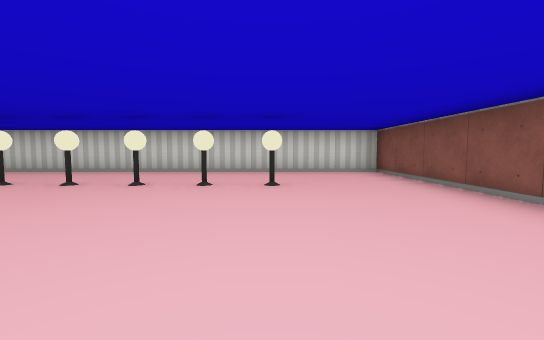
view 1 (above)

16 first-person views from a walk through a cub3D ray-caster map. The camera is about half as high as the walls, tilts 4° down and sees 90° across. The floor is counted in squares. Each view is taken from the middle of a square. On the plan, view 1 faces up. The plan holds only what a view shows up to about 9 squares ahead; the rest is blank.

view 2
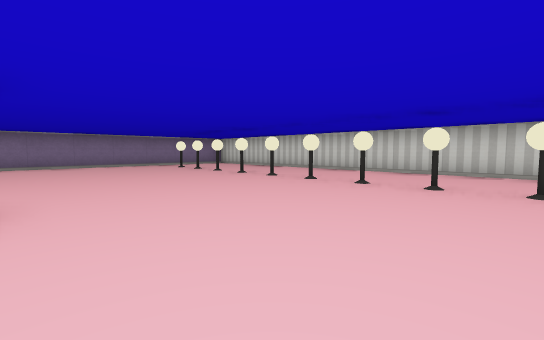

view 3
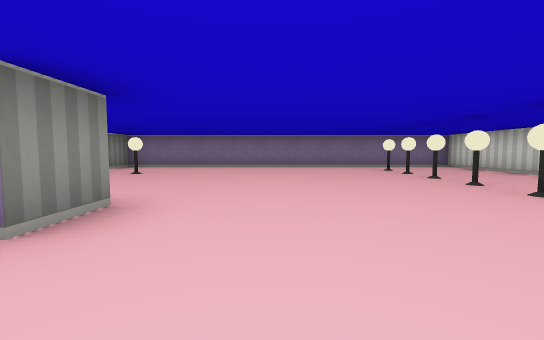

view 4
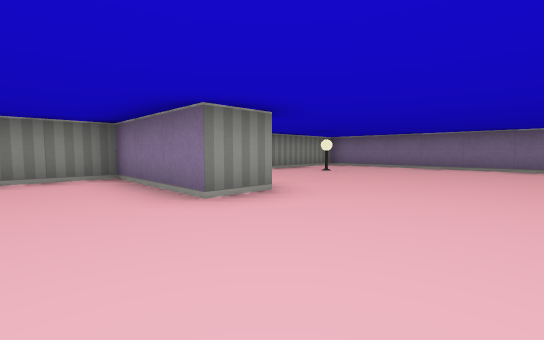

view 5
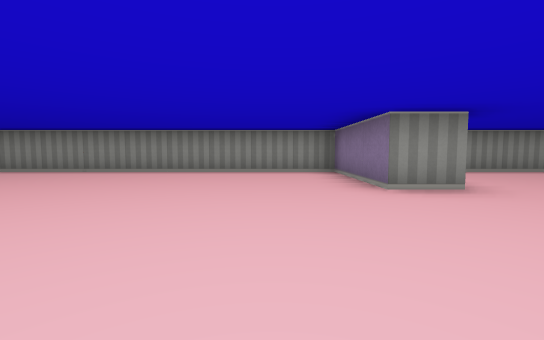

view 6
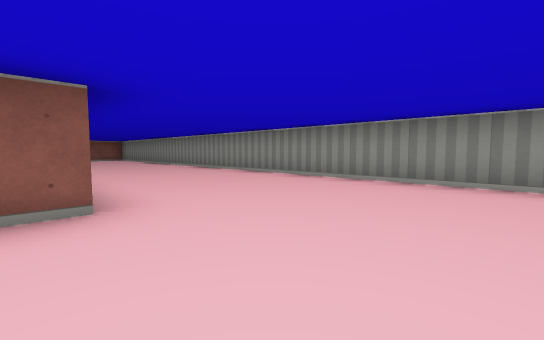

view 7
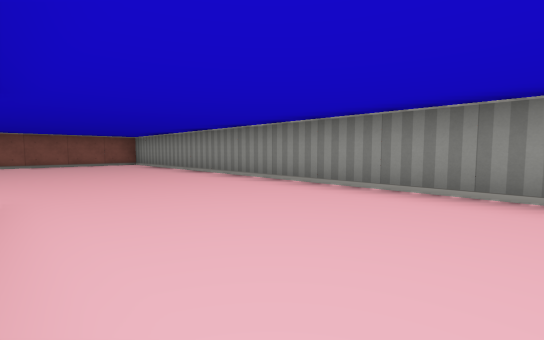

view 8
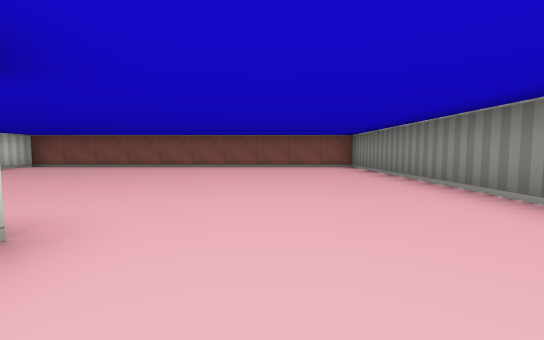

view 9
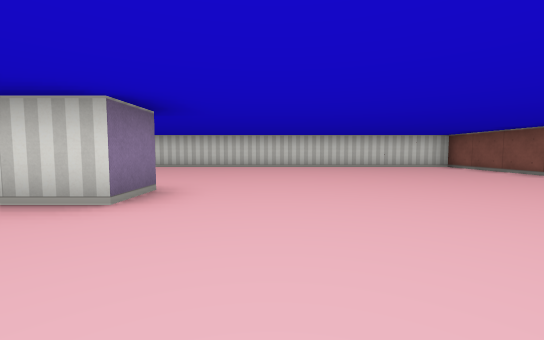

view 10
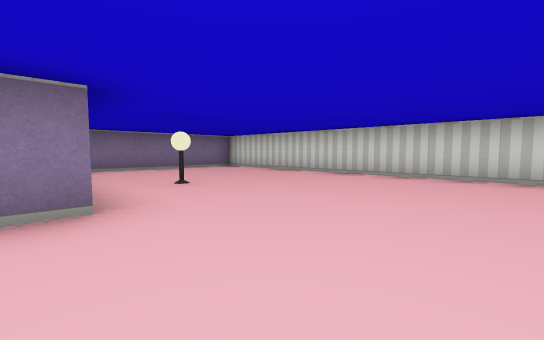

view 11
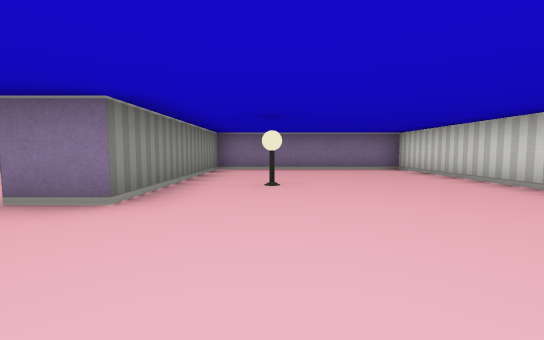

view 12
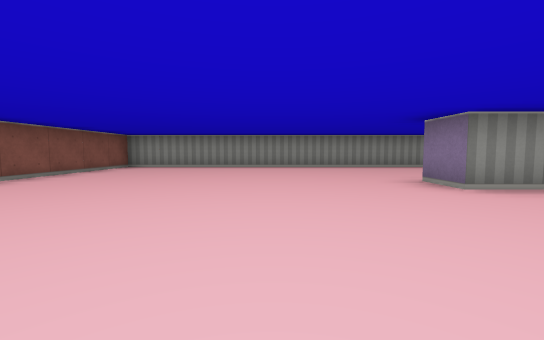

view 13
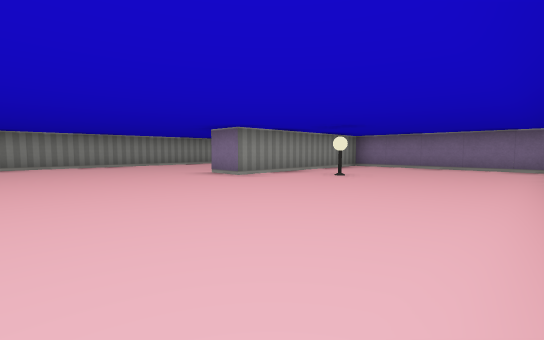

view 14
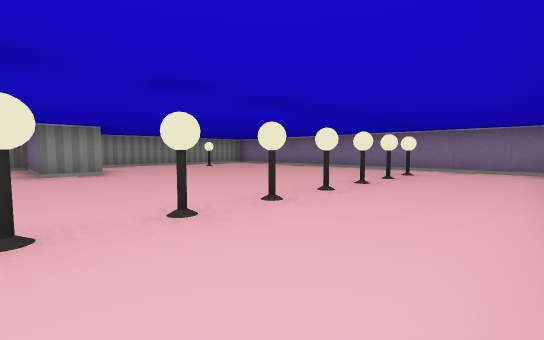

view 15
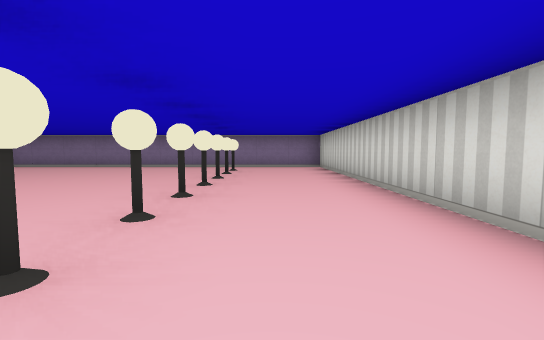

view 16
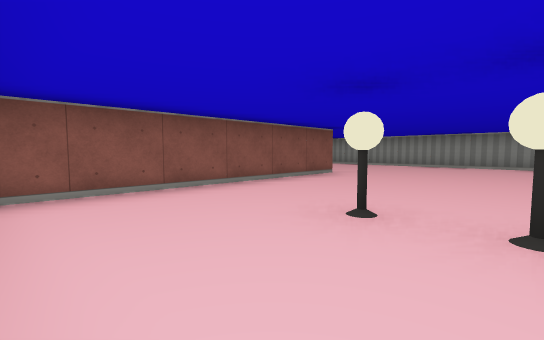

### Floor plan
Points are (right, up) in squares from view 1. A wall is a line through its corners. A room is listed if a view was taken in it or the views show most of it. See-through windows are left out.
Room 1 (views 1, 2, 3, 4, 5, 6, 7, 8, 9, 10, 11, 12, 13, 14, 15, 16)
walls: (2.5, 0.4) (2.5, 6.5) (-9.5, 6.5) (-9.5, -3.5) (-4.1, -3.5); (-3.6, -0.5) (-2.5, -0.5) (-2.5, -3.5) (15.5, -3.5) (15.5, 6.5) (3.5, 6.5) (3.5, 1.5) (8.5, 1.5) (8.5, 0.5) (7.4, 0.5)
objects: lamp (-8, 4); lamp (-7, -2); lamp (-7, 4); lamp (-6, 4); lamp (-5, 4); lamp (-4, 4); lamp (-3, 4); lamp (-2, 4); lamp (-1, 4); lamp (0, 4); lamp (7, 3)

Positions as (right, up) in squares from view 1, and headings:
1: (0, 0), facing up
2: (0, 0), facing up-left
3: (-1, 1), facing left
4: (-1, 2), facing down-left
5: (-1, 3), facing down
6: (0, 1), facing down-right
7: (5, 0), facing down-right
8: (7, -1), facing right
9: (10, -2), facing up
10: (11, 1), facing up-left
11: (11, 3), facing left
12: (11, 5), facing down
13: (12, 6), facing down-left
14: (-2, 6), facing down-left
15: (-1, 5), facing left
16: (-1, 6), facing down-right
